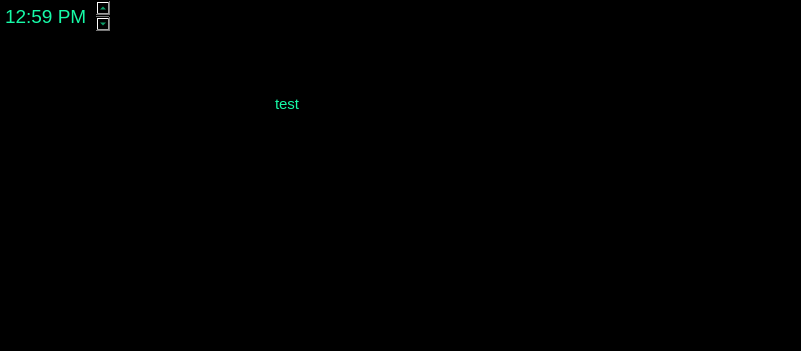
<?xml version="1.0" encoding="UTF-8"?>
<ui version="4.0">
 <class>MainWindow</class>
 <widget class="QMainWindow" name="MainWindow">
  <property name="geometry">
   <rect>
    <x>0</x>
    <y>0</y>
    <width>801</width>
    <height>351</height>
   </rect>
  </property>
  <property name="sizePolicy">
   <sizepolicy hsizetype="Preferred" vsizetype="Preferred">
    <horstretch>80</horstretch>
    <verstretch>60</verstretch>
   </sizepolicy>
  </property>
  <property name="mouseTracking">
   <bool>true</bool>
  </property>
  <property name="tabletTracking">
   <bool>true</bool>
  </property>
  <property name="windowTitle">
   <string>MainWindow</string>
  </property>
  <property name="styleSheet">
   <string notr="true">background-color: rgb(0, 0, 0);
color: rgb(22, 250, 167);</string>
  </property>
  <widget class="QWidget" name="centralwidget">
   <property name="sizePolicy">
    <sizepolicy hsizetype="Maximum" vsizetype="Maximum">
     <horstretch>0</horstretch>
     <verstretch>0</verstretch>
    </sizepolicy>
   </property>
   <widget class="QWidget" name="horizontalLayoutWidget">
    <property name="geometry">
     <rect>
      <x>0</x>
      <y>30</y>
      <width>801</width>
      <height>321</height>
     </rect>
    </property>
    <layout class="QHBoxLayout" name="horizontalLayout">
     <item>
      <widget class="QStackedWidget" name="pageSelector">
       <property name="currentIndex">
        <number>0</number>
       </property>
       <widget class="QWidget" name="page">
        <widget class="QTextBrowser" name="textBrowser">
         <property name="geometry">
          <rect>
           <x>270</x>
           <y>60</y>
           <width>256</width>
           <height>192</height>
          </rect>
         </property>
         <property name="html">
          <string>&lt;!DOCTYPE HTML PUBLIC &quot;-//W3C//DTD HTML 4.0//EN&quot; &quot;http://www.w3.org/TR/REC-html40/strict.dtd&quot;&gt;
&lt;html&gt;&lt;head&gt;&lt;meta name=&quot;qrichtext&quot; content=&quot;1&quot; /&gt;&lt;style type=&quot;text/css&quot;&gt;
p, li { white-space: pre-wrap; }
&lt;/style&gt;&lt;/head&gt;&lt;body style=&quot; font-family:'Ubuntu'; font-size:11pt; font-weight:400; font-style:normal;&quot;&gt;
&lt;p style=&quot; margin-top:0px; margin-bottom:0px; margin-left:0px; margin-right:0px; -qt-block-indent:0; text-indent:0px;&quot;&gt;test&lt;/p&gt;&lt;/body&gt;&lt;/html&gt;</string>
         </property>
        </widget>
       </widget>
       <widget class="QWidget" name="page_2">
        <widget class="QTextBrowser" name="textBrowser_2">
         <property name="geometry">
          <rect>
           <x>390</x>
           <y>140</y>
           <width>256</width>
           <height>192</height>
          </rect>
         </property>
         <property name="html">
          <string>&lt;!DOCTYPE HTML PUBLIC &quot;-//W3C//DTD HTML 4.0//EN&quot; &quot;http://www.w3.org/TR/REC-html40/strict.dtd&quot;&gt;
&lt;html&gt;&lt;head&gt;&lt;meta name=&quot;qrichtext&quot; content=&quot;1&quot; /&gt;&lt;style type=&quot;text/css&quot;&gt;
p, li { white-space: pre-wrap; }
&lt;/style&gt;&lt;/head&gt;&lt;body style=&quot; font-family:'Ubuntu'; font-size:11pt; font-weight:400; font-style:normal;&quot;&gt;
&lt;p style=&quot; margin-top:0px; margin-bottom:0px; margin-left:0px; margin-right:0px; -qt-block-indent:0; text-indent:0px;&quot;&gt;page 1&lt;/p&gt;&lt;/body&gt;&lt;/html&gt;</string>
         </property>
        </widget>
       </widget>
      </widget>
     </item>
    </layout>
   </widget>
   <widget class="QWidget" name="statusBar" native="true">
    <property name="geometry">
     <rect>
      <x>0</x>
      <y>0</y>
      <width>801</width>
      <height>32</height>
     </rect>
    </property>
    <property name="autoFillBackground">
     <bool>false</bool>
    </property>
    <widget class="QTextBrowser" name="statusBarClock">
     <property name="geometry">
      <rect>
       <x>0</x>
       <y>0</y>
       <width>111</width>
       <height>32</height>
      </rect>
     </property>
     <property name="html">
      <string>&lt;!DOCTYPE HTML PUBLIC &quot;-//W3C//DTD HTML 4.0//EN&quot; &quot;http://www.w3.org/TR/REC-html40/strict.dtd&quot;&gt;
&lt;html&gt;&lt;head&gt;&lt;meta name=&quot;qrichtext&quot; content=&quot;1&quot; /&gt;&lt;style type=&quot;text/css&quot;&gt;
p, li { white-space: pre-wrap; }
&lt;/style&gt;&lt;/head&gt;&lt;body style=&quot; font-family:'Ubuntu'; font-size:11pt; font-weight:400; font-style:normal;&quot; bgcolor=&quot;#000000&quot;&gt;
&lt;p style=&quot; margin-top:0px; margin-bottom:0px; margin-left:0px; margin-right:0px; -qt-block-indent:0; text-indent:0px;&quot;&gt;&lt;span style=&quot; font-size:14pt; color:#16faa7;&quot;&gt;12:59 PM&lt;/span&gt;&lt;/p&gt;&lt;/body&gt;&lt;/html&gt;</string>
     </property>
    </widget>
   </widget>
  </widget>
 </widget>
 <resources/>
 <connections/>
</ui>
